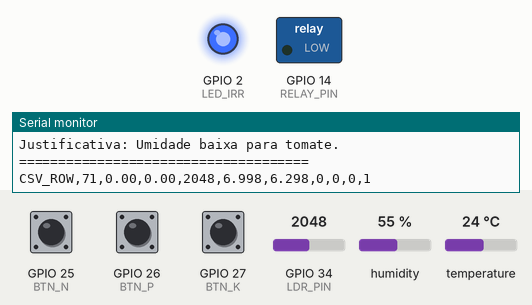
The sketch below on a simulated ESP32. On the bench: switched loads named in the sketch (green lamp = pin HIGH), output pins drawn as LEDs (lit = HIGH), the last lines printed to the serial monitor. The inputs (shaded band) are chosen by the test bench; at power-on: humidity 55 %, GPIO 25 (BTN_N) HIGH, GPIO 26 (BTN_P) HIGH, GPIO 27 (BTN_K) HIGH, GPIO 34 (LDR_PIN) = 2048, temperature 24 °C.

Above: at 1.2 s.
1.3 s: humidity set to 79 %
3.5 s: humidity set to 82 %
At 4.6 s:
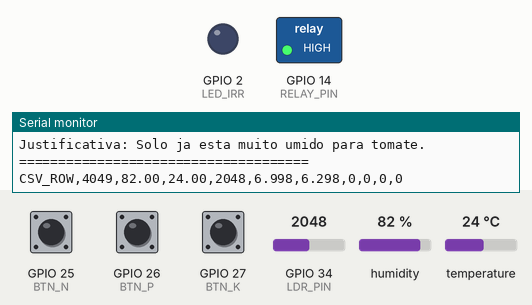
Timing chart, 0 to 6.5 s (numbered marks = the images above; inputs shaded):
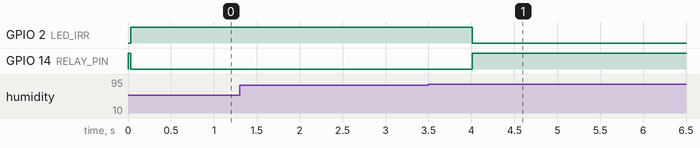

The sketch:

prog1.ino
```cpp
#include <DHTesp.h>
#include <math.h>

// =========================
// Definição de pinos
// =========================
#define BTN_N      25
#define BTN_P      26
#define BTN_K      27

#define LDR_PIN    34
#define DHT_PIN    15

#define RELAY_PIN  14
#define LED_IRR    2

// Muitos módulos de relé acionam a carga com IN em LOW (ativo em baixo).
// Se a sua bomba ligar com HIGH no IN, troque RELAY_ON para HIGH e RELAY_OFF para LOW.
static const uint8_t RELAY_ON  = LOW;
static const uint8_t RELAY_OFF = HIGH;

// =========================
// Parâmetros da cultura: TOMATE
// =========================
const float PH_MIN_TOMATE = 6.0;
const float PH_MAX_TOMATE = 6.8;

const float UMIDADE_BAIXA_TOMATE = 45.0;
const float UMIDADE_ALTA_TOMATE  = 80.0;

// Ajustes de pH pela ausência de nutrientes
const float AJUSTE_FALTA_N = 0.3;
const float AJUSTE_FALTA_P = 0.2;
const float AJUSTE_FALTA_K = 0.2;

// =========================
// Objeto do DHT22
// =========================
DHTesp dhtSensor;

// =========================
// Variáveis globais
// =========================
float umidadeSolo = 0.0;
float temperatura = 0.0;
int valorLDR = 0;

bool nitrogenio = false;
bool fosforo = false;
bool potassio = false;

float phBaseLdr = 7.0;
float phCorrigido = 7.0;
bool irrigacaoLigada = false;

float ultimoUmidadeSolo = NAN;
float ultimaTemperatura = NAN;
int ultimoValorLDR = -1;
float ultimoPhBaseLdr = NAN;
float ultimoPhCorrigido = NAN;
bool ultimoNitrogenio = false;
bool ultimoFosforo = false;
bool ultimoPotassio = false;
bool ultimaIrrigacao = false;
bool primeiraImpressao = true;

// =========================
// Controle de clique/toggle
// =========================
bool ultimoEstadoBtnN = HIGH;
bool ultimoEstadoBtnP = HIGH;
bool ultimoEstadoBtnK = HIGH;

unsigned long ultimoCliqueN = 0;
unsigned long ultimoCliqueP = 0;
unsigned long ultimoCliqueK = 0;

const unsigned long debounceDelay = 180;

// =========================
// Controle de tempo
// =========================
unsigned long ultimaLeituraDHT = 0;

const unsigned long intervaloDHT = 2000;

// Amostra CSV_ROW a cada N ms para serie temporal (historico no PC via script serial)
const unsigned long INTERVALO_LOG_HISTORICO_MS = 30000UL;
unsigned long ultimoLogHistoricoMs = 0;

// =========================
// Função para converter LDR em pH simulado
// ADC ESP32: 0 a 4095
// pH: 0 a 14
// =========================
float calcularPhBase(int leituraLdr) {
  float ph = 14.0 - ((leituraLdr / 4095.0) * 14.0);

  if (ph < 0.0) ph = 0.0;
  if (ph > 14.0) ph = 14.0;

  return ph;
}

// =========================
// Corrige pH com base nos nutrientes
// =========================
float corrigirPhPorNutrientes(float phBase, bool n, bool p, bool k) {
  float phFinal = phBase;

  if (!n) phFinal -= AJUSTE_FALTA_N;
  if (!p) phFinal -= AJUSTE_FALTA_P;
  if (!k) phFinal -= AJUSTE_FALTA_K;

  if (phFinal < 0.0) phFinal = 0.0;
  if (phFinal > 14.0) phFinal = 14.0;

  return phFinal;
}

// =========================
// Classificações
// =========================
String classificarPhTomate(float ph) {
  if (ph <= 5.9) return "ACIDO";
  if (ph <= 6.8) return "NEUTRO/IDEAL";
  return "ALCALINO";
}

String classificarUmidadeTomate(float umidade) {
  if (umidade < UMIDADE_BAIXA_TOMATE) return "BAIXA";
  if (umidade <= UMIDADE_ALTA_TOMATE) return "ADEQUADA/ATENCAO";
  return "ALTA";
}

String classificarNutrientes(bool n, bool p, bool k) {
  if (n && p && k) return "ADEQUADOS";
  if (!n && !p && !k) return "TODOS AUSENTES";
  return "INADEQUADOS";
}

// =========================
// Toggle por clique para pushbutton
// =========================
void atualizarBotaoToggle(int pino, bool &estadoTravado, bool &ultimoEstado, unsigned long &ultimoClique) {
  bool estadoAtual = digitalRead(pino);

  // Detecta borda de descida: botão foi pressionado
  if (ultimoEstado == HIGH && estadoAtual == LOW) {
    if (millis() - ultimoClique > debounceDelay) {
      estadoTravado = !estadoTravado;
      ultimoClique = millis();
    }
  }

  ultimoEstado = estadoAtual;
}

// =========================
// Regra de irrigação para tomate
// =========================
bool decidirIrrigacaoTomate(float umidade, float ph, bool n, bool p, bool k) {
  // Evita comparações com NaN/Inf (resultado indefinido e podia cair no "return false" final).
  if (isnan(umidade) || isinf(umidade) || umidade < 0.0f || umidade > 100.0f) {
    return false;
  }

  const bool nutrientesAdequados = (n && p && k);
  const bool phOk = (!isnan(ph) && !isinf(ph) && ph >= PH_MIN_TOMATE && ph <= PH_MAX_TOMATE);

  if (umidade > UMIDADE_ALTA_TOMATE) {
    return false;
  }

  if (umidade < UMIDADE_BAIXA_TOMATE) {
    return true;
  }

  // Faixa intermediária [UMIDADE_BAIXA, UMIDADE_ALTA]: irrigar se NPK incompleto ou pH fora do ideal
  if (!nutrientesAdequados || !phOk) {
    return true;
  }

  return false;
}

// =========================
// Justificativa textual
// =========================
String gerarMotivoIrrigacao(float umidade, float ph, bool n, bool p, bool k, bool irrigando) {
  bool nutrientesAdequados = n && p && k;
  bool phIdeal = (!isnan(ph) && !isinf(ph) && ph >= PH_MIN_TOMATE && ph <= PH_MAX_TOMATE);

  if (irrigando) {
    if (umidade < UMIDADE_BAIXA_TOMATE) {
      return "Umidade baixa para tomate.";
    }

    if (!phIdeal && !nutrientesAdequados) {
      return "Umidade em atencao, pH inadequado e nutrientes inadequados.";
    }

    if (!phIdeal) {
      return "Umidade em atencao e pH inadequado para tomate.";
    }

    if (!nutrientesAdequados) {
      return "Umidade em atencao e combinacao NPK inadequada.";
    }
  }

  if (umidade > UMIDADE_ALTA_TOMATE) {
    return "Solo ja esta muito umido para tomate.";
  }

  return "Condicoes adequadas para tomate, sem necessidade de irrigacao.";
}

// =========================
// Exportacao CSV para analise em R (linhas prefixadas para filtro no PC)
// Formato: CSV_HDR = cabecalho; CSV_ROW = uma observacao por mudanca relevante
// =========================
static void imprimirCabecalhoCsvParaR() {
  Serial.println("CSV_HDR,t_rel_ms,umidade,temp_c,ldr,ph_base,ph_corr,N,P,K,bomba_fw");
}

static void imprimirLinhaCsvParaR() {
  const int n = nitrogenio ? 1 : 0;
  const int p = fosforo ? 1 : 0;
  const int k = potassio ? 1 : 0;
  const int bomba = irrigacaoLigada ? 1 : 0;

  Serial.printf(
    "CSV_ROW,%lu,%.2f,%.2f,%d,%.3f,%.3f,%d,%d,%d,%d\n",
    static_cast<unsigned long>(millis()),
    static_cast<double>(umidadeSolo),
    static_cast<double>(temperatura),
    valorLDR,
    static_cast<double>(phBaseLdr),
    static_cast<double>(phCorrigido),
    n,
    p,
    k,
    bomba
  );
}

// =========================
// Mostra dados no Serial
// =========================
void imprimirStatus() {
  Serial.println("=========== LEITURA ATUAL ===========");
  Serial.println("CULTURA MONITORADA: TOMATE");

  Serial.print("Umidade do solo simulada (%): ");
  Serial.println(umidadeSolo, 1);

  Serial.print("Classificacao da umidade: ");
  Serial.println(classificarUmidadeTomate(umidadeSolo));

  Serial.print("Temperatura ambiente (C): ");
  Serial.println(temperatura, 1);

  Serial.print("Leitura LDR: ");
  Serial.println(valorLDR);

  Serial.print("pH base do LDR: ");
  Serial.println(phBaseLdr, 2);

  Serial.print("pH corrigido pelos nutrientes: ");
  Serial.println(phCorrigido, 2);

  Serial.print("Classificacao do pH: ");
  Serial.println(classificarPhTomate(phCorrigido));

  Serial.print("Nitrogenio (N): ");
  Serial.println(nitrogenio ? "PRESENTE" : "AUSENTE");

  Serial.print("Fosforo (P): ");
  Serial.println(fosforo ? "PRESENTE" : "AUSENTE");

  Serial.print("Potassio (K): ");
  Serial.println(potassio ? "PRESENTE" : "AUSENTE");

  Serial.print("Estado dos nutrientes: ");
  Serial.println(classificarNutrientes(nitrogenio, fosforo, potassio));

  Serial.print("Irrigacao: ");
  Serial.println(irrigacaoLigada ? "LIGADA" : "DESLIGADA");

  Serial.print("Justificativa: ");
  Serial.println(gerarMotivoIrrigacao(
    umidadeSolo,
    phCorrigido,
    nitrogenio,
    fosforo,
    potassio,
    irrigacaoLigada
  ));

  Serial.println("=====================================");
  Serial.println();
}

// =========================
// Setup
// =========================
void setup() {
  Serial.begin(115200);
  Serial.println("Inicializando sistema de irrigacao inteligente para TOMATE...");

  pinMode(BTN_N, INPUT_PULLUP);
  pinMode(BTN_P, INPUT_PULLUP);
  pinMode(BTN_K, INPUT_PULLUP);

  pinMode(RELAY_PIN, OUTPUT);
  pinMode(LED_IRR, OUTPUT);

  digitalWrite(RELAY_PIN, RELAY_OFF);
  digitalWrite(LED_IRR, LOW);

  dhtSensor.setup(DHT_PIN, DHTesp::DHT22);

  ultimoEstadoBtnN = digitalRead(BTN_N);
  ultimoEstadoBtnP = digitalRead(BTN_P);
  ultimoEstadoBtnK = digitalRead(BTN_K);

  Serial.println("Sistema iniciado com sucesso.");
  Serial.println("Clique nos botoes N, P e K para alternar os nutrientes.");
  Serial.println("O LDR representa o pH do solo.");
  Serial.println("O DHT22 representa a umidade do solo.");
  Serial.println("--------------------------------------------");
  Serial.println("Log CSV para R: linhas CSV_HDR (uma vez) e CSV_ROW a cada atualizacao.");
  imprimirCabecalhoCsvParaR();
}

// =========================
// Loop principal
// =========================
void loop() {
  // Atualiza estados travados dos nutrientes por clique
  atualizarBotaoToggle(BTN_N, nitrogenio, ultimoEstadoBtnN, ultimoCliqueN);
  atualizarBotaoToggle(BTN_P, fosforo,    ultimoEstadoBtnP, ultimoCliqueP);
  atualizarBotaoToggle(BTN_K, potassio,   ultimoEstadoBtnK, ultimoCliqueK);

  // Leitura do LDR e cálculo do pH
  valorLDR = analogRead(LDR_PIN);
  phBaseLdr = calcularPhBase(valorLDR);
  phCorrigido = corrigirPhPorNutrientes(phBaseLdr, nitrogenio, fosforo, potassio);

  // Leitura periódica do DHT22
  if (millis() - ultimaLeituraDHT >= intervaloDHT) {
    ultimaLeituraDHT = millis();

    TempAndHumidity dados = dhtSensor.getTempAndHumidity();

    if (!isnan(dados.humidity) && !isnan(dados.temperature)) {
      umidadeSolo = dados.humidity;
      temperatura = dados.temperature;
    } else {
      Serial.println("Erro ao ler o DHT22.");
    }
  }

  // Decisão de irrigação para tomate
  irrigacaoLigada = decidirIrrigacaoTomate(
    umidadeSolo,
    phCorrigido,
    nitrogenio,
    fosforo,
    potassio
  );

  // Acionamento do relé e LED
  digitalWrite(RELAY_PIN, irrigacaoLigada ? RELAY_ON : RELAY_OFF);
  digitalWrite(LED_IRR, irrigacaoLigada ? HIGH : LOW);

  // Imprime apenas quando houver alteração nos dados ou botões
  bool houveAlteracao = primeiraImpressao;
  primeiraImpressao = false;

  if (fabsf(umidadeSolo - ultimoUmidadeSolo) > 0.2f) houveAlteracao = true;
  if (fabsf(temperatura - ultimaTemperatura) > 0.2f) houveAlteracao = true;
  if (valorLDR != ultimoValorLDR) houveAlteracao = true;
  if (fabsf(phBaseLdr - ultimoPhBaseLdr) > 0.01f) houveAlteracao = true;
  if (fabsf(phCorrigido - ultimoPhCorrigido) > 0.01f) houveAlteracao = true;
  if (nitrogenio != ultimoNitrogenio) houveAlteracao = true;
  if (fosforo != ultimoFosforo) houveAlteracao = true;
  if (potassio != ultimoPotassio) houveAlteracao = true;
  if (irrigacaoLigada != ultimaIrrigacao) houveAlteracao = true;

  if (houveAlteracao) {
    imprimirStatus();
    imprimirLinhaCsvParaR();

    ultimoUmidadeSolo = umidadeSolo;
    ultimaTemperatura = temperatura;
    ultimoValorLDR = valorLDR;
    ultimoPhBaseLdr = phBaseLdr;
    ultimoPhCorrigido = phCorrigido;
    ultimoNitrogenio = nitrogenio;
    ultimoFosforo = fosforo;
    ultimoPotassio = potassio;
    ultimaIrrigacao = irrigacaoLigada;
  }

  // Historico: linha CSV periodica mesmo sem mudanca (captura pelo PC grava em CSV local)
  if (millis() - ultimoLogHistoricoMs >= INTERVALO_LOG_HISTORICO_MS) {
    ultimoLogHistoricoMs = millis();
    imprimirLinhaCsvParaR();
  }
}
```

Measured:
- the behaviour switches between 80 and 81 % on humidity (found by bisection; images 0 and 1)
- after the input at 3.5 s, GPIO 2 (LED_IRR): HIGH → LOW after 0.51 s; GPIO 14 (RELAY_PIN): LOW → HIGH after 0.51 s
